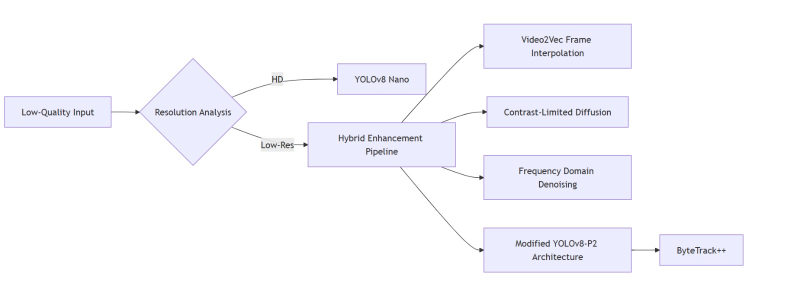
#> input picture Design/Image-analysis.jpeg, 1600 x 597 px (shown at 1/2 size)
$ python -i ocr_engine.py   (imports and definitions only)
#> lines starting #> are read from the running program, lines starting #| are printed output that depends on the picture; after the words box and inside, x2 and y2 are one past the last pixel; in counts of white or black regions, pixels touching at a corner belong together
import os
import time
import requests
import cv2
import numpy as np
import re
from dotenv import load_dotenv  # ✅ New

# ✅ Load environment variables
# [1 line not run here, left out]

# ✅ Azure Read API credentials (from .env)
AZURE_OCR_KEY = os.getenv("AZURE_OCR_KEY")
AZURE_OCR_ENDPOINT = os.getenv("AZURE_OCR_ENDPOINT")
# [1 line that did not run here, left out]

# Image size constraint
MAX_DIMENSION = 4200


def preprocess_image(image_path, debug=False):
#> called with image_path = '../../../Design/Image-analysis.jpeg', debug = False
    image = cv2.imread(image_path)
#> image is the input picture: shape (597, 1600, 3); mean B, G, R 252.4, 248.7, 248.8
    if image is None:
        raise FileNotFoundError(f"❌ Image not found at path: {image_path}")

    gray = cv2.cvtColor(image, cv2.COLOR_BGR2GRAY)
    resized = cv2.resize(gray, None, fx=1.5, fy=1.5, interpolation=cv2.INTER_LINEAR)
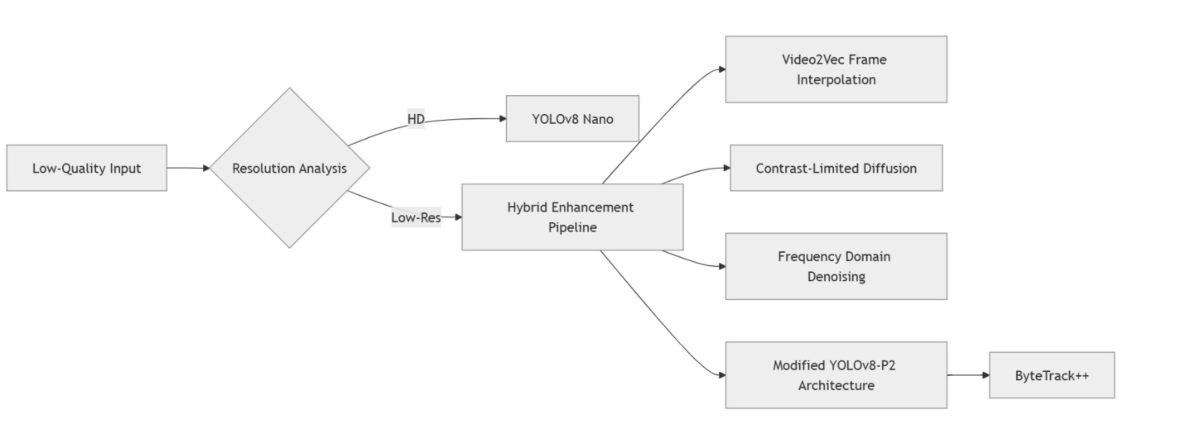
#> resized: shape (896, 2400) (shown at 1/2 size); min 46, max 255, mean 249.2
    blurred = cv2.medianBlur(resized, 3)

    thresh = cv2.adaptiveThreshold(
        blurred, 255, cv2.ADAPTIVE_THRESH_GAUSSIAN_C, cv2.THRESH_BINARY, 11, 2
    )
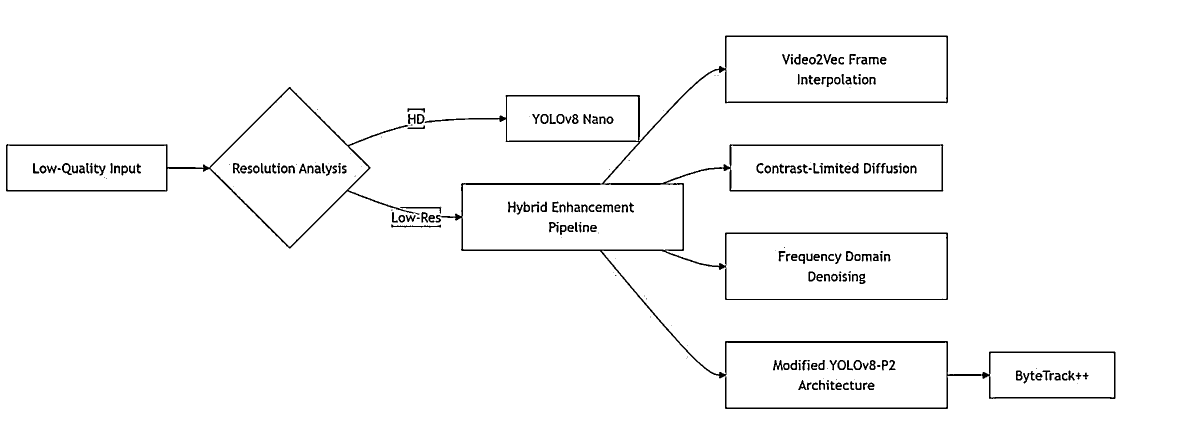
#> thresh: shape (896, 2400) (shown at 1/2 size); 97.5% white; 254 black regions (63 under 20 px), largest, box (x1, y1, x2, y2) and area: (849, 71, 2231, 818) 25853, (12, 174, 839, 497) 6385, (800, 413, 883, 428) 260

    sharpen_kernel = np.array([[0, -1, 0], [-1, 5, -1], [0, -1, 0]])
    sharpened = cv2.filter2D(thresh, -1, sharpen_kernel)

    morph_kernel = cv2.getStructuringElement(cv2.MORPH_RECT, (1, 1))
    cleaned = cv2.morphologyEx(sharpened, cv2.MORPH_OPEN, morph_kernel)

    return cleaned


def resize_if_needed(image_np):
    h, w = image_np.shape[:2]
#> h = 896; w = 2400
    if max(h, w) > MAX_DIMENSION:
        scale = MAX_DIMENSION / max(h, w)
        resized = cv2.resize(image_np, (int(w * scale), int(h * scale)), interpolation=cv2.INTER_AREA)
        print(f"🔧 Resized image to: {resized.shape[1]}x{resized.shape[0]}")
        return resized
    return image_np


def image_to_text(image_path, debug=False):
    processed = preprocess_image(image_path, debug=debug)
    processed = resize_if_needed(processed)

    _, encoded_img = cv2.imencode('.jpg', processed)
    img_bytes = encoded_img.tobytes()

    headers = {
        'Ocp-Apim-Subscription-Key': AZURE_OCR_KEY,
        'Content-Type': 'application/octet-stream'
    }

    # Send image to Read API
#> (the run stopped early here; a loop or call above may not have finished)
